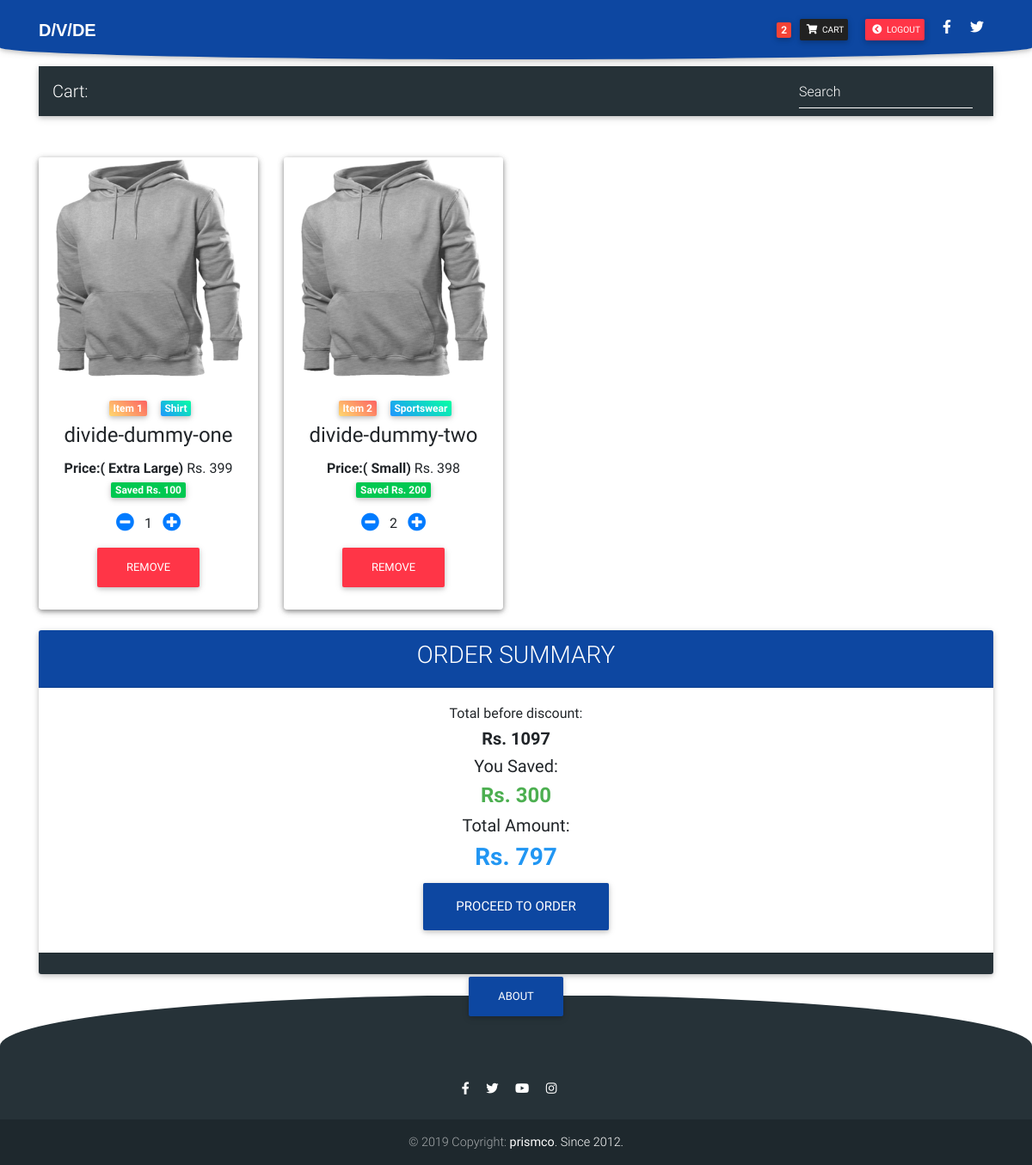
/order-summary/ (signed in), run on the app's committed database.
### core/models.py (models this page shows, shortened)
class Order(models.Model):
    user = models.ForeignKey(settings.AUTH_USER_MODEL,
                            on_delete=models.CASCADE)
    items = models.ManyToManyField(OrderItem)
    start_date = models.DateTimeField(auto_now_add=True)
    ordered_date = models.DateTimeField()
    ordered = models.BooleanField(default=False)
    billing_address = models.ForeignKey('BillingAddresse', on_delete=models.SET_NULL,
                    blank=True,
                    null = True
                    )
    def get_total(self):
        total = 0
        for order_item in self.items.all():
            total += order_item.get_final_price()
        return total
    def get_all_total(self):
        total = 0
        for order_item in self.items.all():
            total += order_item.total_before_discount()
        return total
    def total_saved(self):
        total = 0
        for order_item in self.items.all():
            total += order_item.total_before_discount() - order_item.get_final_price()
        return total

class OrderItem(models.Model):
    user = models.ForeignKey(settings.AUTH_USER_MODEL,
                            on_delete=models.CASCADE)
    ordered = models.BooleanField(default=False)
    item = models.ForeignKey(Item, on_delete=models.CASCADE)
    quantity = models.IntegerField(default=1)
    size = models.CharField(blank=True,choices = ITEM_SIZE, max_length=2, default="S",)
    def get_total_item_price(self):
        return self.quantity * self.item.price
    def get_total_discount_item_price(self):
        return self.quantity * self.item.discount_price
    def get_amount_saved(self):
        return self.get_total_item_price() - self.get_total_discount_item_price()
    def get_final_price(self):
        if self.item.discount_price:
            return self.get_total_discount_item_price()
        return self.get_total_item_price()
    def total_before_discount(self):
        return self.get_total_item_price()

class Item(models.Model):
    title = models.CharField(max_length=100)
    price = models.IntegerField()
    discount_price = models.IntegerField(blank=True,null=True)
    image = models.ImageField(upload_to = 'product-img/',
        default='default/default-dummy-image.jpg',
        blank=True, null=True)
    category = models.CharField(choices=CATEGORY_CHOICES,max_length=2)
    label = models.CharField(choices=LABEL_CHOICES,max_length=1)
    label_name = models.CharField(choices=LABEL_NAME_CHOICES,max_length=12)
    slug = models.SlugField()
    description = models.TextField()
    quantity = models.IntegerField(default=1)
    add_info = models.TextField()
    add_image1 = models.ImageField(upload_to = 'additional/',
        default='default/add_default.jpg',
        blank=True, null=True)
    add_image2 = models.ImageField(upload_to = 'additional/',
        default='default/add_default.jpg',
        blank=True, null=True)
    add_image3 = models.ImageField(upload_to = 'additional/',
        default='default/add_default.jpg',
        blank=True, null=True)

### core/views.py (the view)
# urls.py: path('order-summary/', OrderSummaryView.as_view(), name='order-summary'),
class OrderSummaryView(LoginRequiredMixin, View):
    def get(self, *args,**kwargs):
        try:
            order = Order.objects.get(user=self.request.user, ordered=False)
            context = {
                'object' : order,
            }
            return render(self.request, 'order_summary.html', context=context)
        except ObjectDoesNotExist:
            messages.error(self.request, "You do not have active Orders!")
            return redirect("/")

### core/templatetags/cart_template_tags.py (called while the page is built)
@register.filter
def cart_item_count(user):
    if user.is_authenticated:
        qs = Order.objects.filter(user=user, ordered=False)
        if qs.exists():
            return qs[0].items.count()
    return 0

### templates/order_summary.html (shortened to what this page needs)
{% extends "base.html" %}
{% load static %}
{% block content %}
  <main>
    <div class="container">
      <nav class="navbar navbar-expand-lg navbar-dark special-color-dark lighten-3 mt-4 mb-5">
        <span class="navbar-brand">Cart:</span>
        <div class="collapse navbar-collapse" id="basicExampleNav">
          <form class="form-inline">
            <div class="md-form my-0">
              <input class="form-control mr-sm-2" type="text" placeholder="Search" aria-label="Search">
            </div>
          </form>
        </div>
      </nav>
    <section class="text-center mb-4 mt-5">
      <div class="row wow fadeIn">
        {% for order_item in object.items.all %}
        <div class="col-lg-3 col-md-6 mb-4">
          <div class="card">
            <div class="card">
              <div class="view overlay">
                <img class="card-img-top" src="{{ order_item.item.image.url }}" alt="Card image cap">
              </div>
              <div class="card-body">
                <a href="{% url 'core:home' %}" class="badge  ml-2 mr-1 mb-2 mt-2 peach-gradient">Item {{ forloop.counter }}</a>
                <a href="{% url 'core:home' %}" class="badge  ml-2 mr-1 mb-2 mt-2 aqua-gradient">{{ order_item.item.get_category_display }}</a>
                <h4 class="card-title">{{order_item.item.title}}</h4>
                <p>
                  <b>
                    Price:( {{ order_item.get_size_display }})
                  </b>
                  {% if order_item.item.discount_price %}
                    Rs. {{ order_item.get_total_discount_item_price }}
                    <span class="badge badge-success">
                       Saved Rs. <b>{{ order_item.get_amount_saved }}</b>
                    </span>
                    {% else %}
                    Rs. {{ order_item.get_total_item_price }}
                  {% endif %}
                </p>
                  <div class=" mt-3">
                    <a href="{% url 'core:remove-single-item-from-cart' order_item.item.slug %}"><i class="fas fa-lg fa-minus-circle mr-2"></i></a>
                    {{ order_item.quantity }}
                    <a href="{% url 'core:add-to-cart' order_item.item.slug %}"><i class="fas fa-plus-circle ml-2 fa-lg "></i></a>
                  </div>
                <a class="btn btn-danger mt-3" href="{% url 'core:remove-from-cart' order_item.item.slug %}">
                   Remove
                </a>
              </div>
            </div>
        </div>
        </div>
        {% endfor %}
                {% if object.get_total %}
                <div class="container">
                  <div class="card text-center ">
                  <div class=" card-header primary-color-dark white-text">
                    <h3>ORDER SUMMARY</h3>
                  </div>
                  <div class="card-body">
                    <h6>Total before discount:</h6><h5><b>Rs. {{ object.get_all_total }}</b></h5>
                    <h5>You Saved:</h5><h4 class="green-text"><b>Rs. {{ object.total_saved }}</b></h4>
                    <h5>Total Amount:</h5><h3><b class="blue-text">Rs. {{ object.get_total }}</b></h3>
                    <a href="{% url 'core:checkout_page' %}" class="btn primary-color-dark btn-lg white-text">Proceed to Order</a>
                  </div>
                  <div class="card-footer text-muted special-color-dark white-text">
                  </div>
                  </div>
                </div>
              {% endif %}
      </div>
    </section>
</div>
  </main>
{% endblock content %}

### templates/base.html (shortened to what this page needs)
    {% load static %}
    {% load cart_template_tags %}
    <!DOCTYPE html>
    <html lang="en">
    <head>
      <link rel="stylesheet" href="https://use.fontawesome.com/releases/v5.8.2/css/all.css">
      <link href="{% static 'css/bootstrap.min.css' %}" rel="stylesheet">
      <link href="{% static 'css/mdb.min.css' %}" rel="stylesheet">
      <link href="{% static 'css/style.min.css' %}" rel="stylesheet">
    </head>
    <body>
      <nav class="navbar fixed-top navbar-expand-lg navbar-dark white scrolling-navbar primary-color-dark" style="  border-bottom-left-radius: 50% 20%;border-bottom-right-radius: 50% 20%;">
        <div class="container">
          <a class="navbar-brand waves-effect" href="/" target="_parent">
            <strong class="white-text" style="font-family: arial;"><b>D/V/DE</b></strong>
          </a>
          <div class="collapse navbar-collapse" id="navbarSupportedContent">
            <ul class="navbar-nav nav-flex-icons" style="color:white;">
              {% if request.user.is_authenticated %}
              <li class="nav-item">
                <a class="nav-link waves-effect" href="{% url 'core:order-summary' %}">
                  <span class="badge red z-depth-1 mr-1"> {{ request.user|cart_item_count }} </span>
                  <button class=" btn btn-dark btn-sm  text-white" style="padding:5px;margin:2px;"><i class="fas fa-shopping-cart" style="color:white;"></i> Cart </button>
                </a>
              </li>
              <li class="nav-item">
                <a class="nav-link waves-effect" href="{% url 'account_logout' %}">
                  <button class=" btn btn-danger btn-sm  text-white" style="padding:5px;margin:2px;"><i class="fas fa-chevron-circle-left" style="color:white;"></i> Logout </button>
                </a>
              </li>
              {% endif %}
              <li class="nav-item">
                <a href="https://www.facebook.com/mdbootstrap" class="nav-link waves-effect" target="_blank">
                  <i class="fab fa-facebook-f" style="color:white;"></i>
                </a>
              </li>
              <li class="nav-item">
                <a href="https://twitter.com/MDBootstrap" class="nav-link waves-effect" target="_blank">
                  <i class="fab fa-twitter" style="color:white;"></i>
                </a>
              </li>
            </ul>
          </div>
        </div>
      </nav>
        <div class="md-2 pt-5" style="margin-top:5px;">
        {% block content  %}
        {% endblock%}
        </div>
        <footer class="page-footer text-center font-small mt-4 wow fadeIn special-color-dark" style="  border-top-left-radius: 75% 45%;border-top-right-radius: 75% 45%;">
          <a class="nav-link white-text" href="{% url 'about_page' %}">
            <button class="btn primary-color-dark" style="position:relative;bottom:60px;">About</button>
          </a>
          <div class="pb-4">
            <a href="#" target="_blank">
              <i class="fab fa-facebook-f mr-3"></i>
            </a>
            <a href="#" target="_blank">
              <i class="fab fa-twitter mr-3"></i>
            </a>
            <a href="#" target="_blank">
              <i class="fab fa-youtube mr-3"></i>
            </a>
            <a href="#" target="_blank">
              <i class="fab fa-instagram mr-3"></i>
            </a>
          </div>
          <div class="footer-copyright py-3">
            © 2019 Copyright:
            <a href="https://mdbootstrap.com/education/bootstrap/" target="_blank"> <b>prismco</b>. Since 2012.</a>
          </div>
        </footer>
    </body>
    </html>

### templates/base.html (style rules this page uses)
html, body, header, .carousel { height: 60vh; }

### data on the page
OrderItem: item.image (placeholder picture), item.category "Shirt", item "divide-dummy-one", size "Extra Large", get_total_discount_item_price "399", get_amount_saved "100", quantity "1"
OrderItem: item.image (placeholder picture), item.category "Sportswear", item "divide-dummy-two", size "Small", get_total_discount_item_price "398", get_amount_saved "200", quantity "2"
Order: get_all_total "1097", total_saved "300", get_total "797"

### other printed values
{{ request.user|cart_item_count }} "2"
